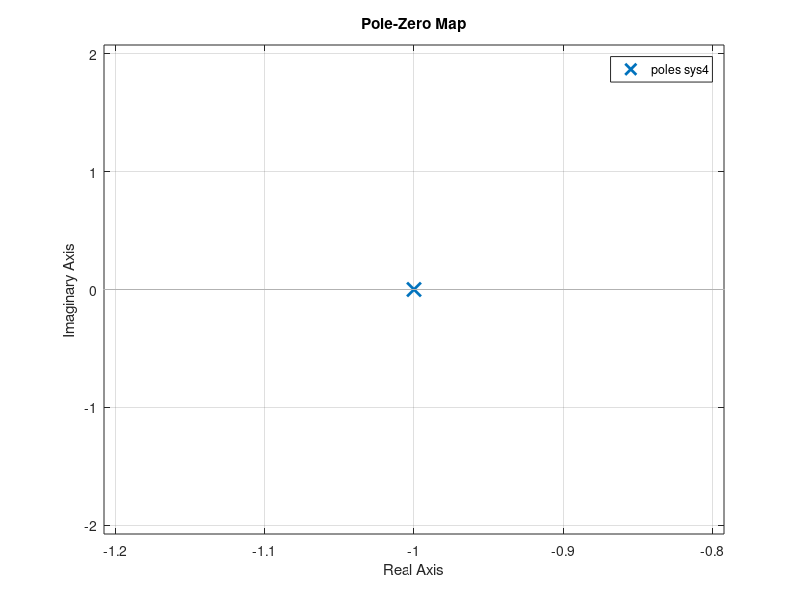

Recreate this plot in MATLAB.
sys1 = tf([1], [1 1]);
pzmap(sys1);
hold on;

sys2 = feedback(sys1, 1);
pzmap(sys2);
hold on;

sys3 = feedback(sys2, 1);
pzmap(sys3);
hold on;

sys4 = feedback(sys3, 1);
pzmap(sys4);
hold on;
